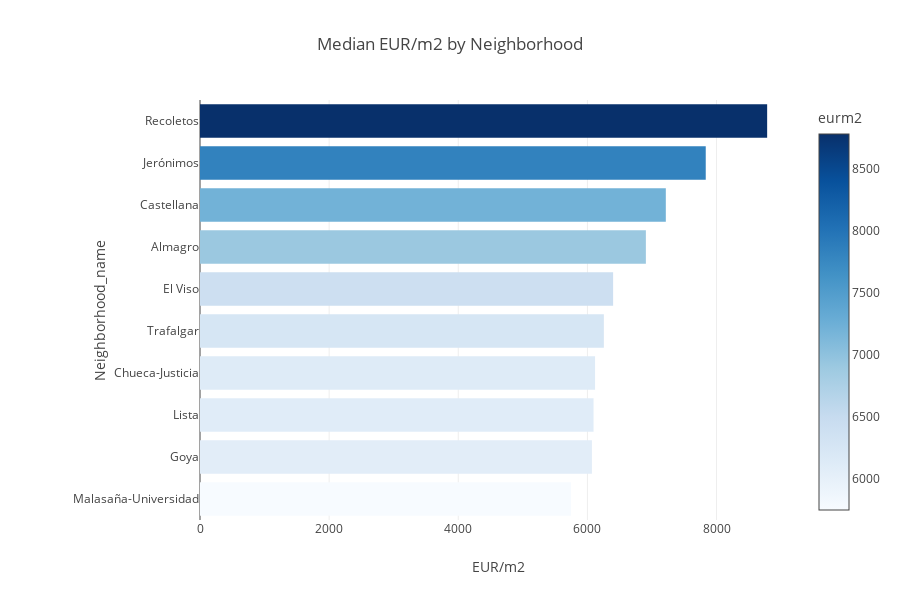

This figure's notebook cell:
### Code cell
# Group the DataFrame by District_name and calculate the median of eurm2
df_grouped = df.groupby('Neighborhood_name').agg({'eurm2': 'median'}).reset_index()

# Sort the DataFrame in descending order based on the median eurm2
df_grouped = df_grouped.sort_values('eurm2', ascending=False)

# Limit

df_grouped = df_grouped.head(10)


df_grouped = df_grouped.sort_values('eurm2', ascending=True)


# Calculate the mean eurm2 for color conditional formatting
mean_eurm2 = df_grouped['eurm2'].mean()

# Create the horizontal bar chart using Plotly Express with color conditional formatting
fig = px.bar(df_grouped, x='eurm2', y='Neighborhood_name',
             orientation='h',
             color='eurm2',
             color_continuous_scale='Blues',
             height=600,
             title='Median EUR/m2 by Neighborhood ')

# Set the x-axis title
fig.update_xaxes(title_text='EUR/m2')

# Apply color conditional formatting based on the mean eurm2
fig.update_traces(marker=dict(line=dict(width=1, color='Gray'),
                              color=px.colors.diverging.RdBu_r, 
                              coloraxis_colorbar=dict(title='eurm2'),
                              colorscale='Blues', 
                              reversescale=True),
                  selector=dict(type='bar', marker=dict(color=df_grouped['eurm2']<mean_eurm2)))


fig.update_layout(margin=dict(l=200))


# Show the plot
fig.show()

### Figure 1 — Plotly figure (JSON) as saved in the notebook; plotly's stock layout.template omitted (floating-point values rounded to 4 significant figures)
{"data": [{"alignmentgroup": "True", "hovertemplate": "eurm2=%{marker.color}<br>Neighborhood_name=%{y}<extra></extra>", "legendgroup": "", "marker": {"color": [5745.0, 6070.0, 6095.0, 6119.0, 6255.0, 6398.0, 6905.0, 7214.0, 7833.0, 8784.0], "coloraxis": "coloraxis", "pattern": {"shape": ""}}, "name": "", "offsetgroup": "", "orientation": "h", "showlegend": false, "textposition": "auto", "type": "bar", "x": [5745.0, 6070.0, 6095.0, 6119.0, 6255.0, 6398.0, 6905.0, 7214.0, 7833.0, 8784.0], "xaxis": "x", "y": [" Malasaña-Universidad", " Goya", " Lista", " Chueca-Justicia", " Trafalgar", " El Viso", " Almagro", " Castellana", " Jerónimos", " Recoletos"], "yaxis": "y"}], "layout": {"barmode": "relative", "coloraxis": {"colorbar": {"title": {"text": "eurm2"}}, "colorscale": [[0, "rgb(247,251,255)"], [0.125, "rgb(222,235,247)"], [0.25, "rgb(198,219,239)"], [0.375, "rgb(158,202,225)"], [0.5, "rgb(107,174,214)"], [0.625, "rgb(66,146,198)"], [0.75, "rgb(33,113,181)"], [0.875, "rgb(8,81,156)"], [1, "rgb(8,48,107)"]]}, "height": 600, "legend": {"tracegroupgap": 0}, "margin": {"l": 200}, "title": {"text": "Median EUR/m2 by Neighborhood "}, "xaxis": {"anchor": "y", "domain": [0, 1], "title": {"text": "EUR/m2"}}, "yaxis": {"anchor": "x", "domain": [0, 1], "title": {"text": "Neighborhood_name"}}}}
